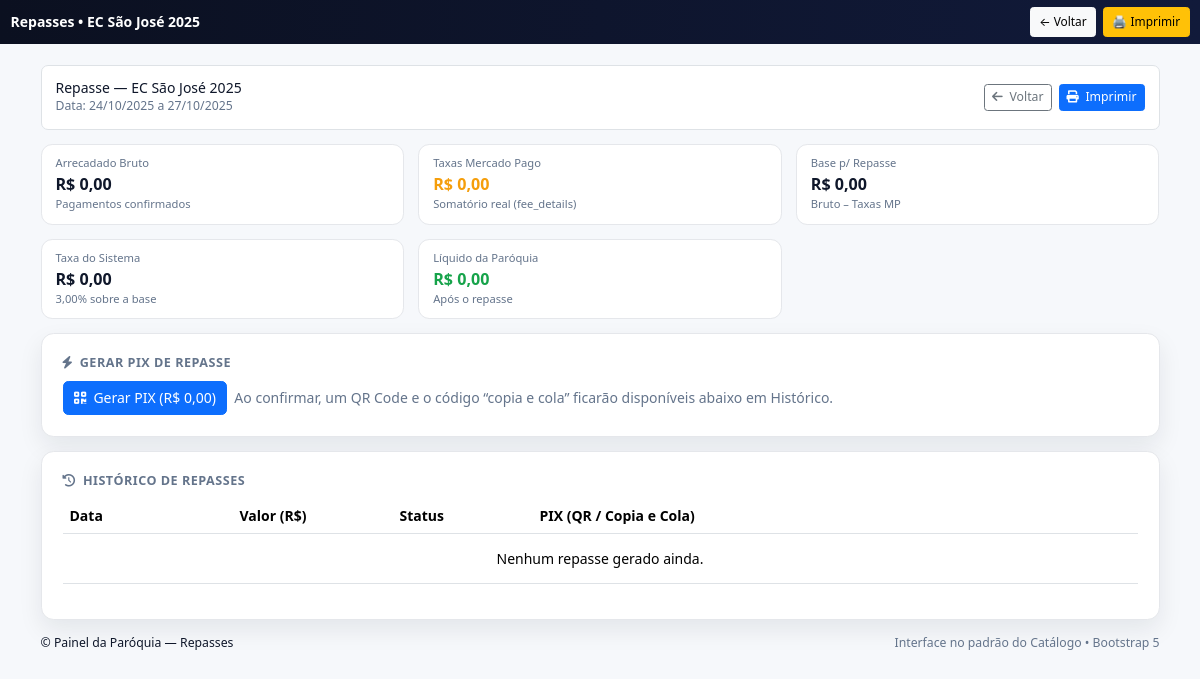
The page /admin-paroquia/financeiro/repasse/ee86dc1a-88a2-439b-a8ed-8207cb98f9c6/ (signed in) on the database its author committed.
### inscricoes/models.py (models this page shows, shortened)
class EventoAcampamento(models.Model):
    TIPO_ACAMPAMENTO = [
        ('senior',  'Acampamento Sênior'),
        ('juvenil', 'Acampamento Juvenil'),
        ('mirim',   'Acampamento Mirim'),
        ('servos',  'Acampamento de Servos'),
        ('casais',  'Encontro de Casais'),
        ('evento',  'Evento'),
        ('retiro',  'Retiro'),
        ('pagamento', 'Pagamento'),
    ]
    id = models.UUIDField(primary_key=True, default=uuid.uuid4, editable=False)
    nome = models.CharField(max_length=255)
    tipo = models.CharField(max_length=20, choices=TIPO_ACAMPAMENTO)
    data_inicio = models.DateField()
    data_fim = models.DateField()
    inicio_inscricoes = models.DateField()
    fim_inscricoes = models.DateField()
    valor_inscricao = models.DecimalField(
        max_digits=8,
        decimal_places=2,
        default=0.00,
        verbose_name="Valor da Inscrição"
    )
    slug = models.SlugField(unique=True, blank=True)
    paroquia = models.ForeignKey("Paroquia", on_delete=models.CASCADE, related_name="eventos")
    banner = CloudinaryField(null=True, blank=True, verbose_name="Banner do Evento")
    permitir_inscricao_servos = models.BooleanField(
        default=False,
        help_text="Se marcado, o evento de Servos vinculado pode receber inscrições."
    )
    evento_relacionado = models.ForeignKey(
        "self",
        on_delete=models.SET_NULL,
        null=True,
        blank=True,
        related_name="eventos_servos",
        help_text="Se este for um evento de Servos, vincule ao evento principal em que irão servir."
    )
    @property
    def principal(self):
        """Se for servos, retorna o evento principal; caso contrário, None."""
        return self.evento_relacionado if self.is_servos else None
    class Meta:
        constraints = [
            models.UniqueConstraint(
                fields=["evento_relacionado"],
                condition=Q(tipo="servos"),
                name="uniq_servos_por_evento_principal",
            ),
        ]

### inscricoes/views.py (the view)
# urls.py: path("admin-paroquia/financeiro/repasse/<uuid:evento_id>/", views.repasse_evento_detalhe, name="repasse_evento_detalhe"),
@login_required
@user_passes_test(lambda u: u.is_admin_paroquia())
def repasse_evento_detalhe(request, evento_id):
    evento = get_object_or_404(EventoAcampamento, id=evento_id, paroquia=request.user.paroquia)
    fin = calcular_financeiro_evento(evento)
    historico = (Repasse.objects
                 .filter(evento=evento, paroquia=request.user.paroquia)
                 .order_by("-criado_em"))
    return render(request, "financeiro/repasse_evento_detalhe.html", {
        "evento": evento,
        "fin": fin,
        "historico": historico,
    })

### inscricoes/finance_calc.py (called while the page is built)
def calcular_financeiro_evento(evento, taxa_percentual=TAXA_SISTEMA_DEFAULT):
    pagos = Pagamento.objects.filter(
        inscricao__evento=evento,
        status=Pagamento.StatusPagamento.CONFIRMADO
    )
    bruto = pagos.aggregate(total=Sum("valor"))["total"] or Decimal("0.00")
    taxas_mp = pagos.aggregate(total=Sum("fee_mp"))["total"] or Decimal("0.00")  # precisa salvar fee_mp no webhook
    base = (bruto - taxas_mp).quantize(Decimal("0.01"))
    taxa = (base * Decimal(taxa_percentual) / Decimal("100")).quantize(Decimal("0.01"))
    liquido_paroquia = (base - taxa).quantize(Decimal("0.01"))
    return {
        "bruto": bruto,
        "taxas_mp": taxas_mp,
        "base_repasse": base,
        "taxa_percent": Decimal(taxa_percentual),
        "valor_repasse": taxa,
        "liquido_paroquia": liquido_paroquia,
    }

### inscricoes/models.py (called while the page is built)
    def is_admin_paroquia(self):
        return self.tipo_usuario == 'admin_paroquia'

### inscricoes/views.py (called while the page is built, shortened)
def calcular_financeiro_evento(evento, taxa_percentual=TAXA_SISTEMA_DEFAULT):
    if _calc_financeiro_evento_external:
        return _calc_financeiro_evento_external(evento, taxa_percentual)

### inscricoes/templates/financeiro/repasse_evento_detalhe.html (shortened to what this page needs)
{% load static %}
<!doctype html>
<html lang="pt-br">
<head>
  <link href="https://cdn.jsdelivr.net/npm/bootstrap@5.3.3/dist/css/bootstrap.min.css" rel="stylesheet"/>
  <link rel="stylesheet"
        href="https://cdnjs.cloudflare.com/ajax/libs/font-awesome/6.0.0/css/all.min.css"
 />
</head>
<body>
<nav class="navbar nav-pro navbar-dark">
  <div class="container-fluid">
    <a class="navbar-brand fw-bold" href="{% url 'inscricoes:repasse_lista_eventos' %}">
      Repasses • {{ evento.nome }}
    </a>
    <div class="d-flex align-items-center gap-2 ms-auto">
      <a class="btn btn-sm btn-light" href="{% url 'inscricoes:repasse_lista_eventos' %}">← Voltar</a>
      <button id="printBtn" class="btn btn-sm btn-warning" type="button">🖨️ Imprimir</button>
    </div>
  </div>
</nav>
<main class="container py-3 py-lg-4">
  <div class="sticky-topbar border rounded-3 p-3 mb-3 bg-white">
    <div class="d-flex flex-wrap align-items-center justify-content-between gap-2">
      <div>
        <h1 class="h6 m-0">Repasse — {{ evento.nome }}</h1>
        <div class="small text-muted-2">
          Data: {{ evento.data_inicio|date:"d/m/Y" }}{% if evento.data_fim %} a {{ evento.data_fim|date:"d/m/Y" }}{% endif %}
        </div>
      </div>
      <div class="d-flex gap-2">
        <a class="btn btn-outline-secondary btn-sm" href="{% url 'inscricoes:repasse_lista_eventos' %}">
          <i class="fa-solid fa-arrow-left me-1"></i> Voltar
        </a>
        <button id="printBtn2" class="btn btn-primary btn-sm" type="button">
          <i class="fa-solid fa-print me-1"></i> Imprimir
        </button>
      </div>
    </div>
  </div>
  <div class="row g-3 mb-3">
    <div class="col-12 col-md-6 col-xl-4">
      <div class="kpi">
        <div class="small">Arrecadado Bruto</div>
        <div class="fs-4 fw-bold">R$ {{ fin.bruto|floatformat:2 }}</div>
        <div class="small">Pagamentos confirmados</div>
      </div>
    </div>
    <div class="col-12 col-md-6 col-xl-4">
      <div class="kpi warn">
        <div class="small">Taxas Mercado Pago</div>
        <div class="fs-4 fw-bold">R$ {{ fin.taxas_mp|floatformat:2 }}</div>
        <div class="small">Somatório real (fee_details)</div>
      </div>
    </div>
    <div class="col-12 col-md-6 col-xl-4">
      <div class="kpi">
        <div class="small">Base p/ Repasse</div>
        <div class="fs-4 fw-bold">R$ {{ fin.base_repasse|floatformat:2 }}</div>
        <div class="small">Bruto – Taxas MP</div>
      </div>
    </div>
    <div class="col-12 col-md-6 col-xl-4">
      <div class="kpi">
        <div class="small">Taxa do Sistema</div>
        <div class="fs-4 fw-bold">R$ {{ fin.valor_repasse|floatformat:2 }}</div>
        <div class="small">{{ fin.taxa_percent }}% sobre a base</div>
      </div>
    </div>
    <div class="col-12 col-md-6 col-xl-4">
      <div class="kpi ok">
        <div class="small">Líquido da Paróquia</div>
        <div class="fs-4 fw-bold">R$ {{ fin.liquido_paroquia|floatformat:2 }}</div>
        <div class="small">Após o repasse</div>
      </div>
    </div>
  </div>
  <section class="card-clean p-3 p-md-4 mb-3">
    <h2 class="sec-title"><i class="fa-solid fa-bolt me-1"></i> Gerar PIX de Repasse</h2>
    <form method="post" action="{% url 'inscricoes:gerar_pix_repasse_evento' evento.id %}">
      <div class="d-flex flex-wrap align-items-center gap-2">
        <button class="btn btn-primary" type="submit">
          <i class="fa-solid fa-qrcode me-1"></i> Gerar PIX (R$ {{ fin.valor_repasse|floatformat:2 }})
        </button>
        <span class="text-muted-2">
          Ao confirmar, um QR Code e o código “copia e cola” ficarão disponíveis abaixo em Histórico.
        </span>
      </div>
    </form>
  </section>
  <section class="card-clean p-3 p-md-4">
    <h2 class="sec-title"><i class="fa-solid fa-clock-rotate-left me-1"></i> Histórico de Repasses</h2>
    <div class="table-responsive">
      <table class="table table-hover align-middle">
        <thead>
          <tr>
            <th style="width:170px">Data</th>
            <th style="width:160px">Valor (R$)</th>
            <th style="width:140px">Status</th>
            <th>PIX (QR / Copia e Cola)</th>
          </tr>
        </thead>
        <tbody>
          {% for r in historico %}
            <tr>
              <td>{{ r.criado_em|date:"d/m/Y H:i" }}</td>
              <td><strong>R$ {{ r.valor_repasse|floatformat:2 }}</strong></td>
              <td>{{ r.get_status_display }}</td>
              <td>
                {% if r.qr_code_base64 or r.qr_code_text %}
                  <div class="row g-3">
                    <div class="col-auto">
                      {% if r.qr_code_base64 %}
                        <img class="qr-img" alt="PIX QR">
                      {% else %}
                        <div class="text-muted-2">Sem imagem</div>
                      {% endif %}
                    </div>
                    <div class="col">
                      <label class="form-label text-muted-2 mb-1">Copia e Cola</label>
                      <textarea class="form-control" readonly rows="5">{{ r.qr_code_text }}</textarea>
                      {% if r.transacao_id %}
                        <p class="text-muted-2 mb-0 mt-1">Transação: {{ r.transacao_id }}</p>
                      {% endif %}
                    </div>
                  </div>
                {% else %}
                  <span class="text-muted-2">—</span>
                {% endif %}
              </td>
            </tr>
          {% empty %}
            <tr>
              <td colspan="4" class="text-center text-muted-2 py-3">
                Nenhum repasse gerado ainda.
              </td>
            </tr>
          {% endfor %}
        </tbody>
      </table>
    </div>
  </section>
  <footer class="py-3">
    <div class="d-flex flex-wrap justify-content-between align-items-center">
      <small>© {{ current_year }} Painel da Paróquia — Repasses</small>
      <small class="text-muted-2">Interface no padrão do Catálogo • Bootstrap 5</small>
    </div>
  </footer>
</main>
</body>
</html>

### inscricoes/templates/financeiro/repasse_evento_detalhe.html (style rules this page uses)
:root { --ink:#0f172a; --muted:#64748b; --ring:rgba(37,99,235,.18); --g1:#0b1020; --g2:#111a3a; --base-font:14px; --ok:#16a34a; --warn:#f59e0b; }
html { font-size: var(--base-font); }
body { background:#f6f8fb; color:var(--ink); }
.nav-pro { background:linear-gradient(90deg,var(--g1),var(--g2)); }
.navbar .btn { font-size:.85rem; padding:.35rem .6rem; }
.navbar-brand { font-size:1rem; }
.card-clean { border:1px solid #e5e7eb; border-radius:.9rem; background:#fff; box-shadow:0 10px 24px rgba(17,24,39,.08); transition:transform .12s ease, box-shadow .12s ease; }
.sticky-topbar { position: sticky; top: 0; z-index: 20; background:#ffffffd6; backdrop-filter: blur(6px); }
.sec-title { font-size:.9rem; color:var(--muted); text-transform:uppercase; letter-spacing:.04em; margin:0 0 .75rem; font-weight:700; }
.text-muted-2 { color:var(--muted); }
.kpi { background:#fff; border:1px solid #e5e7eb; border-radius:.8rem; padding:.75rem 1rem; }
.kpi .small { color:var(--muted); font-size:.8rem; }
.kpi .fs-4 { font-size:1.15rem !important; }
.kpi .fw-bold { font-weight:700 !important; }
.kpi.ok .fs-4 { color:var(--ok); }
.kpi.warn .fs-4 { color:var(--warn); }
table thead th { background:#0f172a; color:#fff; }

### rows shown on the page
EventoAcampamento: nome "EC São José 2025", data_inicio "24/10/2025", data_fim "27/10/2025"

### other values the page prints
{{ fin.bruto|floatformat:2 }} "0,00"
{{ fin.taxas_mp|floatformat:2 }} "0,00"
{{ fin.base_repasse|floatformat:2 }} "0,00"
{{ fin.valor_repasse|floatformat:2 }} "0,00"
{{ fin.taxa_percent }} "3,00"
{{ fin.liquido_paroquia|floatformat:2 }} "0,00"
